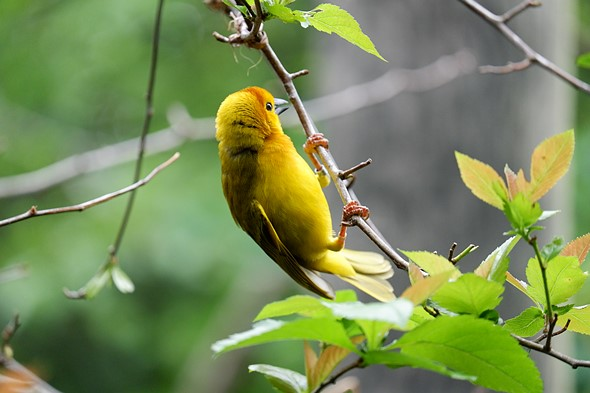
#> input picture filters/image3.jpeg, 590 x 393 px, found by its file name
$ python exercise2.py
#> lines starting #> are read from the running program, lines starting #| are printed output that depends on the picture
#exercise 2

from skimage import io
import numpy as np
import matplotlib.pyplot as plt
from time import time

# Make matplotlib figures appear inline in the
# notebook rather than in a new window
plt.rcParams['figure.figsize'] = (10.0, 8.0) # set default size of plots
plt.rcParams['image.interpolation'] = 'nearest'
plt.rcParams['image.cmap'] = 'gray'

# provide methods for loading and displaying images
def load(image_path):
#> called with image_path = 'filters/image3.jpeg'
    out = io.imread(image_path)
#> out is the input picture: shape (393, 590, 3); mean R, G, B 121.2, 139.3, 88.3
    out = out.astype(np.float64) / 255
    return out

def display(img, title=None):
    # Show image
    plt.figure(figsize = (5,5))
    plt.imshow(img)
    plt.title(title)
    plt.axis('off')
    plt.show()

# As usual, you may use your own images, but you must include them in your submission.
image_path = 'filters/image3.jpeg'

image = load(image_path)

import math
def naive_convolution_filter(image, kernel):
    """
    Args:
        image: numpy array of shape (Hi, Wi).
        kernel: numpy array of shape (Hk, Wk).
    Returns:
        out: numpy array of shape (Hi, Wi).
    """
    out = np.zeros(image.shape)

    for image_row in range(image.shape[0]):
        for image_column in range(image.shape[1]):
            output_value = 0
            for kernel_row in range(kernel.shape[0]):
                for kernel_column in range(kernel.shape[1]):
                    image_row_offset = math.ceil(kernel_row - kernel.shape[0] / 2)
                    image_column_offset = math.ceil(kernel_column - kernel.shape[1] / 2)

                    if (image_row + image_row_offset < 0 or
                        image_row + image_row_offset >= image.shape[0] or
                        image_column + image_column_offset < 0 or
                        image_column + image_column_offset >= image.shape[1]):
                        image_value = 0
                    else:
                        image_value = image[image_row + image_row_offset, image_column + image_column_offset]

                    output_value += image_value * kernel[kernel_row, kernel_column]

            out[image_row, image_column] = output_value

    return out
filter1 = np.array(
[
    [0,0,0,0,0],
    [0,0,0,0,0],
    [0,0,0,0,1],
    [0,0,0,0,0],
    [0,0,0,0,0]
])

filter2 = np.array(
[
    [0,0,0],
    [0,2,0],
    [0,0,0]
])

# Hint: check the lecture slides for a familiar-looking filter
filter3 = np.array(
[
    [-.11,-.11,-.11],
    [-.11,1.88,-.11],
    [-.11,-.11,-.11],
])

#had to check my sanity and make sure im actaully editing somehitng
#with open("output.txt", "w") as file:
#    file.write(str(image))


'''
channeledit = input("enter a channel to edit (0,1,2) for (r,g,b): pls do numbers im not really tryna do allat if then stuff rn ")
channelred = image.copy()
channelred = channelred[:,:,int(channeledit)]

channelred = naive_convolution_filter(channelred, filter2)


image[:,:,int(channeledit)] = channelred


'''
channelred = image.copy()
channelred = channelred[:,:,0]
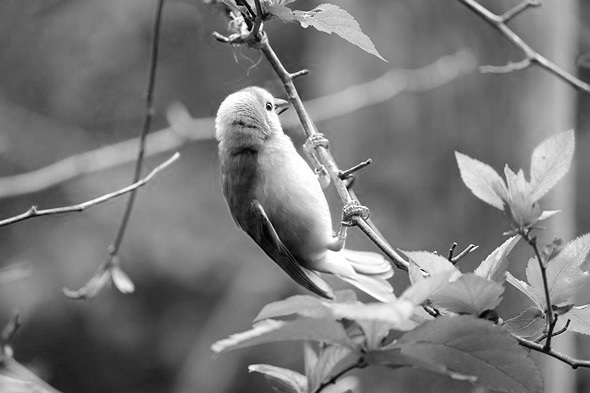
#> channelred: shape (393, 590) float64; min 0, max 1, mean 0.475

channelred = naive_convolution_filter(channelred, filter3)
#> after the loop in naive_convolution_filter, `for image_row in range(image.shape[0]):`:
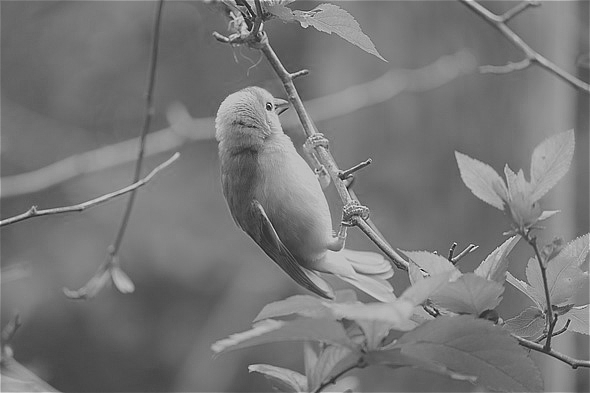
#> out: shape (393, 590) float64; min -0.387, max 1.45, mean 0.476; drawn with min black and max white


image[:,:,0] = channelred
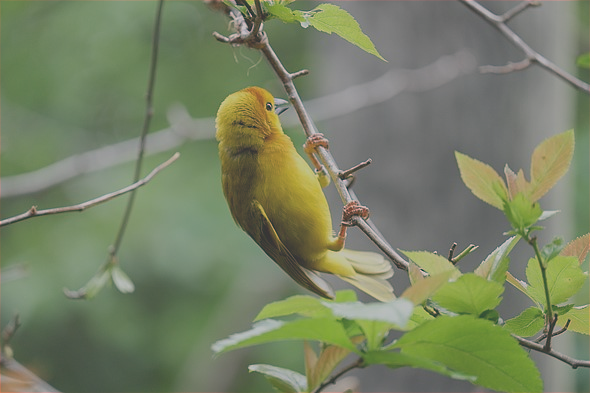
#> image: shape (393, 590, 3) float64; mean R, G, B 0.476, 0.546, 0.346; drawn with min black and max white

channelgreen = image.copy()
channelgreen = channelgreen[:,:,1]
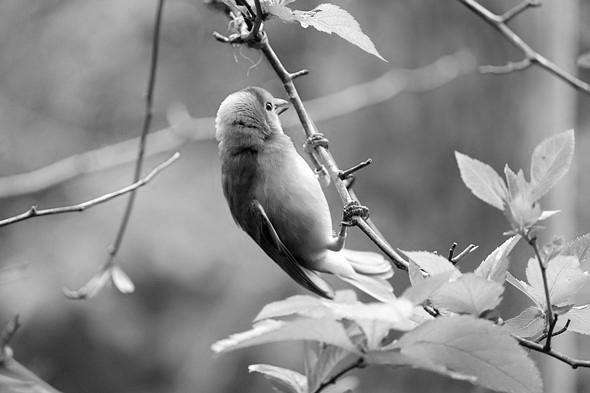
#> channelgreen: shape (393, 590) float64; min 0, max 1, mean 0.546

channelgreen = naive_convolution_filter(channelgreen, filter3)


image[:,:,1] = channelgreen


channelblue = image.copy()
channelblue = channelblue[:,:,1]

channelblue = naive_convolution_filter(channelblue, filter1)
#> after the loop in naive_convolution_filter (call 3), `for image_row in range(image.shape[0]):`:
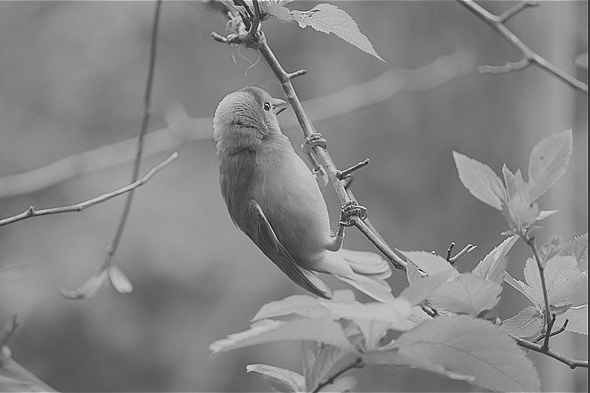
#> out: shape (393, 590) float64; min -0.415, max 1.42, mean 0.546; drawn with min black and max white


image[:,:,2] = channelblue
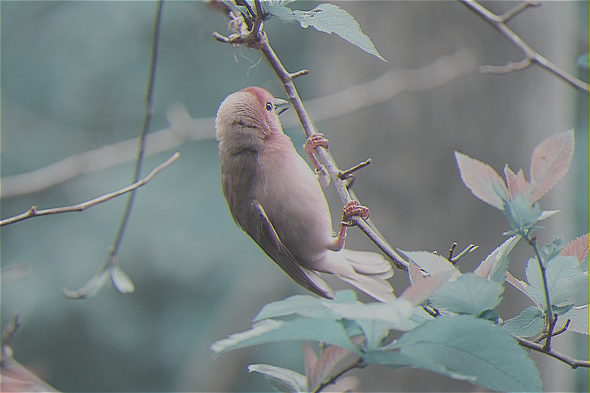
#> image: shape (393, 590, 3) float64; mean R, G, B 0.476, 0.548, 0.546; drawn with min black and max white

#should shift the blue channel over 2 pixels, and nothing else (see exercise 1 work)

#with open("output1.txt", "w") as file:
#    file.write(str(image))

display(image)
#> in display, `plt.show()`:
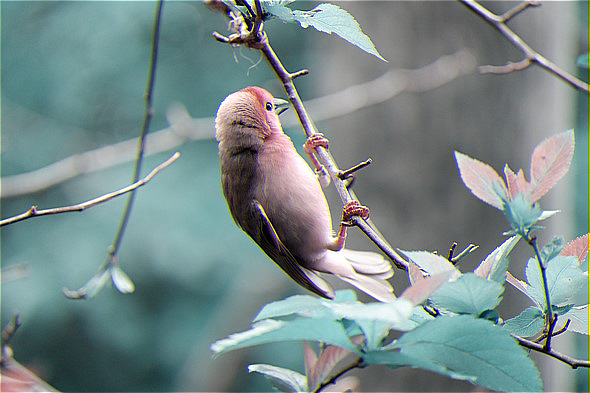
#> shown: shape (393, 590, 3) float64; mean R, G, B 0.476, 0.548, 0.546
display(channelred)

$ run again, with filters/image1.jpeg copied over filters/image3.jpeg
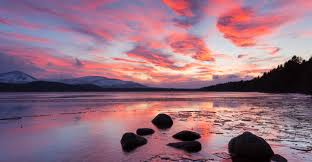
#> input picture filters/image1.jpeg, 312 x 162 px, found by its file name
#> in load, out is the input picture: shape (162, 312, 3); mean R, G, B 150.2, 110.6, 127.1
#> after the loop in naive_convolution_filter (call 3), `for image_row in range(image.shape[0]):`:
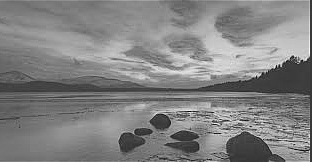
#> out: shape (162, 312) float64; min -0.329, max 1.16, mean 0.434; drawn with min black and max white
#> in display, `plt.show()`:
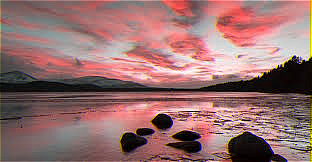
#> shown: shape (162, 312, 3) float64; mean R, G, B 0.591, 0.437, 0.434

$ run again, with filters/image2.jpeg copied over filters/image3.jpeg
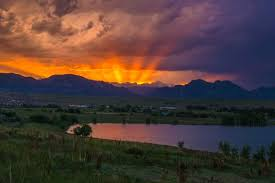
#> input picture filters/image2.jpeg, 275 x 183 px, found by its file name
#> in load, out is the input picture: shape (183, 275, 3); mean R, G, B 81, 61.5, 56.4
#> after the loop in naive_convolution_filter (call 3), `for image_row in range(image.shape[0]):`:
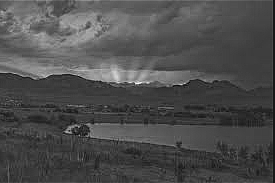
#> out: shape (183, 275) float64; min -0.108, max 1.04, mean 0.24; drawn with min black and max white
#> in display, `plt.show()`:
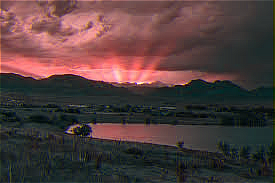
#> shown: shape (183, 275, 3) float64; mean R, G, B 0.319, 0.242, 0.24
